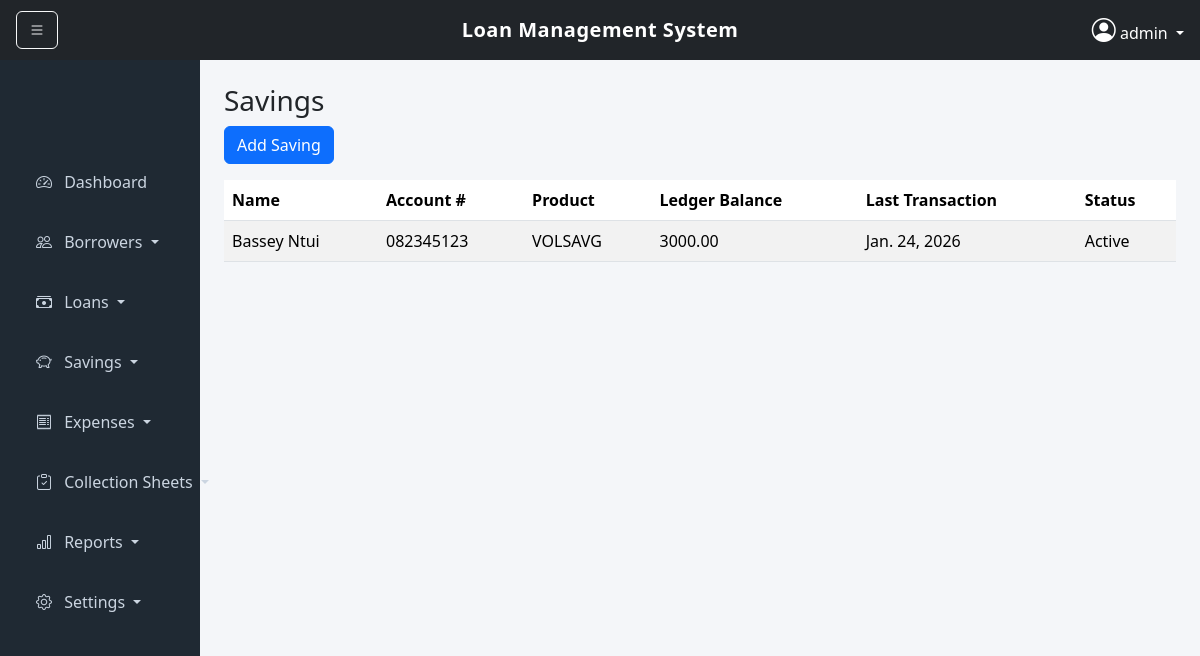
The page /savings/ (signed in) on the database its author committed.
### core/models.py (models this page shows, shortened)
class Saving(models.Model):
    STATUS_CHOICES = [
        ('Active', 'Active'),
        ('Dormant', 'Dormant'),
    ]
    organization = models.ForeignKey('Organization', on_delete=models.CASCADE)
    borrower = models.ForeignKey('Borrower', on_delete=models.CASCADE)
    name = models.CharField(max_length=200)
    account_number = models.CharField(max_length=50, unique=True)
    product = models.CharField(max_length=100)
    ledger_balance = models.DecimalField(max_digits=12, decimal_places=2, default=0)
    last_transaction = models.DateField(blank=True, null=True)
    status = models.CharField(max_length=10, choices=STATUS_CHOICES, default='Active')

### core/views.py (the view)
# urls.py: path('savings/', views.savings_view, name='savings'),
@login_required
def savings_view(request):
    organization = request.user.loanofficer.organization
    savings = Saving.objects.filter(organization=organization)
    borrowers = Borrower.objects.filter(organization=organization)
    return render(request, 'savings.html', {'savings': savings, 'borrowers': borrowers})

### core/templates/savings.html
{% extends 'base.html' %}
{% block content %}
<h3>Savings</h3>
<a href="{% url 'add_saving' %}" class="btn btn-primary mb-3">Add Saving</a>
<table class="table table-striped">
  <thead>
    <tr>
      <th>Name</th>
      <th>Account #</th>
      <th>Product</th>
      <th>Ledger Balance</th>
      <th>Last Transaction</th>
      <th>Status</th>
    </tr>
  </thead>
  <tbody>
    {% for s in savings %}
    <tr>
      <td>{{ s.name }}</td>
      <td>{{ s.account_number }}</td>
      <td>{{ s.product }}</td>
      <td>{{ s.ledger_balance }}</td>
      <td>{{ s.last_transaction }}</td>
      <td>{{ s.status }}</td>
    </tr>
    {% endfor %}
  </tbody>
</table>
{% endblock %}

### core/templates/base.html (shortened to what this page needs)
<!DOCTYPE html>
<html lang="en">
  <head>
    <link href="https://cdn.jsdelivr.net/npm/bootstrap@5.3.2/dist/css/bootstrap.min.css" rel="stylesheet">
    <link href="https://cdn.jsdelivr.net/npm/bootstrap-icons@1.11.1/font/bootstrap-icons.css" rel="stylesheet">
  </head>
  <body>
    <nav class="navbar navbar-dark bg-dark topbar px-3 position-relative">
      <button class="btn btn-outline-light me-2" id="toggleSidebar">
        <i class="bi bi-list"></i>
      </button>
      <span class="navbar-brand project-title">
        Loan Management System
      </span>
      <div class="dropdown ms-auto">
        <a class="text-white dropdown-toggle text-decoration-none" href="#" data-bs-toggle="dropdown">
          <i class="bi bi-person-circle fs-4"></i>
          {{ request.user.username }}
        </a>
      </div>
    </nav>
    <div class="container-fluid">
      <div class="row">
        <div id="sidebar" class="col-md-3 col-lg-2 sidebar p-3">
          <div class="nav flex-column sidebar-menu">
            <a href="/" class="nav-link">
              <i class="bi bi-speedometer2 me-2"></i> Dashboard
            </a>
            <div class="nav-item dropdown">
              <a class="nav-link dropdown-toggle" href="#" data-bs-toggle="collapse" data-bs-target="#borrowersMenu">
                <i class="bi bi-people me-2"></i> Borrowers
              </a>
            </div>
            <div class="nav-item dropdown">
              <a class="nav-link dropdown-toggle" href="#" data-bs-toggle="collapse" data-bs-target="#loansMenu">
                <i class="bi bi-cash-stack me-2"></i> Loans
              </a>
            </div>
            <div class="nav-item dropdown">
              <a class="nav-link dropdown-toggle" href="#" data-bs-toggle="collapse" data-bs-target="#savingsMenu">
                <i class="bi bi-piggy-bank me-2"></i> Savings
              </a>
            </div>
            <div class="nav-item dropdown">
              <a class="nav-link dropdown-toggle" href="#" data-bs-toggle="collapse" data-bs-target="#expensesMenu">
                <i class="bi bi-receipt me-2"></i> Expenses
              </a>
            </div>
            <div class="nav-item dropdown">
              <a class="nav-link dropdown-toggle" href="#" data-bs-toggle="collapse" data-bs-target="#collectionsMenu">
                <i class="bi bi-clipboard-check me-2"></i> Collection Sheets
              </a>
            </div>
            <div class="nav-item dropdown">
              <a class="nav-link dropdown-toggle" href="#" data-bs-toggle="collapse" data-bs-target="#reportsMenu">
                <i class="bi bi-bar-chart me-2"></i> Reports
              </a>
            </div>
            <div class="nav-item dropdown">
              <a class="nav-link dropdown-toggle" href="#" data-bs-toggle="collapse" data-bs-target="#settingsMenu">
                <i class="bi bi-gear me-2"></i> Settings
              </a>
            </div>
          </div>
        </div>
        <div id="content" class="col content">
          {% block content %}{% endblock %}
        </div>
      </div>
    </div>
  </body>
</html>

### core/templates/base.html (style rules this page uses)
body { background-color: #f4f6f9; }
.topbar { height: 60px; }
.project-title { position: absolute; left: 50%; transform: translateX(-50%); font-weight: 600; letter-spacing: 0.5px; }
.sidebar { min-height: 100vh; background-color: #1f2933; transition: all 0.3s ease; }
.sidebar .nav-link { color: #cbd5e1; padding: 14px 20px; margin-bottom: 8px; border-radius: 6px; }
.sidebar-menu { padding-top: 80px; }
.content { padding: 24px; transition: margin-left 0.3s ease; }

### rows shown on the page
Saving: name "Bassey Ntui", account_number "082345123", product "VOLSAVG", ledger_balance "3000.00", last_transaction "Jan. 24, 2026", status "Active"

### other values the page prints
{{ request.user.username }} "admin"
